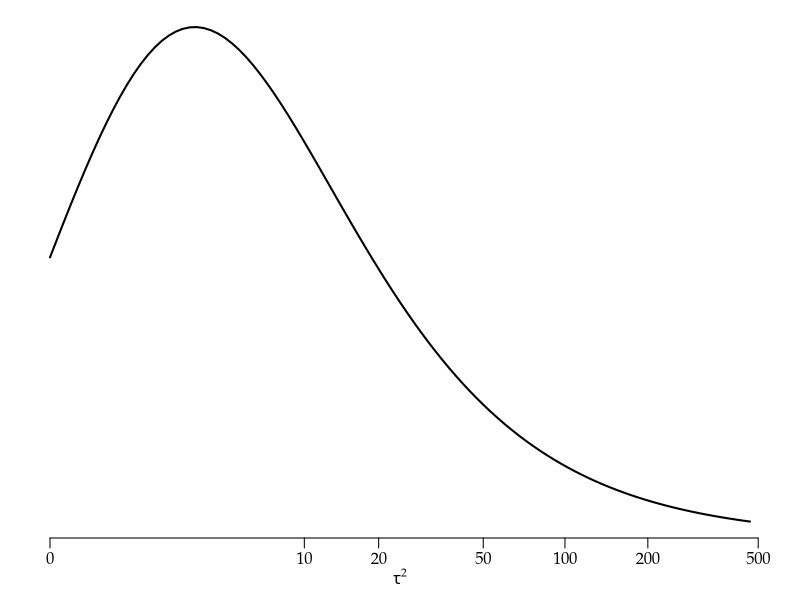

Write the R code that produced this figure. (Note: this script raises an error after producing the figure.)
args = commandArgs()
basename = sub(".R$", "", sub("^--file=(.*/)?", "", args[grep("^--file=", args)]))
if (length(basename) != 0)
    pdf(file=paste0(basename, "_tmp.pdf"), colormodel="gray", width=5, height=3)
par(family="Palatino")
par(mgp=c(1.5,0.5,0)) # title and axis margins. default: c(3,1,0)
par(mar=c(3,1,1,1)+0.1) # bottom, left, top, right margins. default: c(5,4,4,2)+0.1

ydata = c(11, 13, 16)
s2data = c(1, 1, 4)
t2lik = function(t2) {
    t2s2 = t2 + s2data
    m = sum(ydata/t2s2) / sum(1/t2s2)
#   sqrt(sum(1/t2s2^2)) *
    prod(1/sqrt(2*pi*t2s2)) *
    sqrt(2*pi*(1/sum(1/t2s2))) *
    exp(-sum((ydata-m)^2/t2s2)/2)
}
vt2lik = Vectorize(t2lik)
f = function(t2) sqrt(sum(1/(t2+s2data)^2))
zt2 = function(t2) integrate(Vectorize(f), 0, t2)$value
t2seq = c(0, sapply(seq(0.1,10,0.1),
                    function(z) uniroot(function(t2) zt2(t2) - z, c(0,500))$root))
y = vt2lik(t2seq)
ymax = max(y)
plot(seq(0,10,0.1), y, type="l", lwd=2, ylim=c(0,ymax*1.01),
     xlab=expression(italic(tau)^2), ylab="", yaxs="i", axes=FALSE)
t = c(0,10,20,50,100,200,500)
axis(1, sapply(t,zt2), t)
dev.off()
embedFonts(paste0(basename, "_tmp.pdf"), outfile=paste0(basename, ".pdf"),
           options="-c \"<</NeverEmbed []>> setdistillerparams\" -f ")
